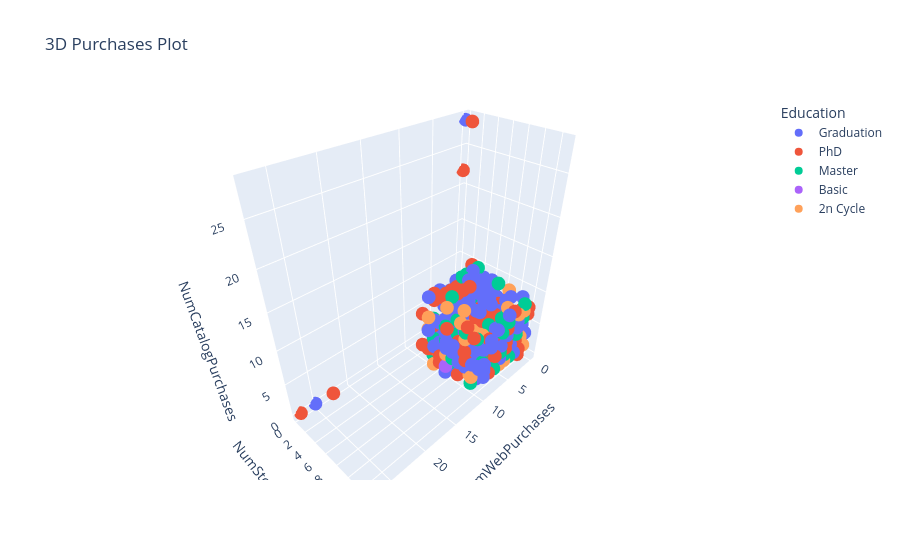

Write notebook code for a chart like this one.
### Code cell
fig = px.scatter_3d(
    df,
    x="NumWebPurchases",
    y="NumStorePurchases",
    z="NumCatalogPurchases",
    color="Education",
    title="3D Purchases Plot"
)

fig.show()

### Figure 1 — Plotly figure (JSON) as saved in the notebook; plotly's stock layout.template omitted (floating-point values rounded to 4 significant figures; data arrays with more than 128 entries replaced by an {"elided": "..."} marker saying what was removed)
{"data": [{"hovertemplate": "Education=Graduation<br>NumWebPurchases=%{x}<br>NumStorePurchases=%{y}<br>NumCatalogPurchases=%{z}<extra></extra>", "legendgroup": "Graduation", "marker": {"color": "#636efa", "symbol": "circle"}, "mode": "markers", "name": "Graduation", "scene": "scene", "showlegend": true, "type": "scatter3d", "x": {"elided": "1127 int values"}, "y": {"elided": "1127 int values"}, "z": {"elided": "1127 int values"}}, {"hovertemplate": "Education=PhD<br>NumWebPurchases=%{x}<br>NumStorePurchases=%{y}<br>NumCatalogPurchases=%{z}<extra></extra>", "legendgroup": "PhD", "marker": {"color": "#EF553B", "symbol": "circle"}, "mode": "markers", "name": "PhD", "scene": "scene", "showlegend": true, "type": "scatter3d", "x": {"elided": "486 int values"}, "y": {"elided": "486 int values"}, "z": {"elided": "486 int values"}}, {"hovertemplate": "Education=Master<br>NumWebPurchases=%{x}<br>NumStorePurchases=%{y}<br>NumCatalogPurchases=%{z}<extra></extra>", "legendgroup": "Master", "marker": {"color": "#00cc96", "symbol": "circle"}, "mode": "markers", "name": "Master", "scene": "scene", "showlegend": true, "type": "scatter3d", "x": {"elided": "370 int values"}, "y": {"elided": "370 int values"}, "z": {"elided": "370 int values"}}, {"hovertemplate": "Education=Basic<br>NumWebPurchases=%{x}<br>NumStorePurchases=%{y}<br>NumCatalogPurchases=%{z}<extra></extra>", "legendgroup": "Basic", "marker": {"color": "#ab63fa", "symbol": "circle"}, "mode": "markers", "name": "Basic", "scene": "scene", "showlegend": true, "type": "scatter3d", "x": [2, 1, 1, 2, 1, 3, 1, 4, 1, 1, 2, 2, 1, 1, 2, 1, 1, 2, 2, 2, 0, 1, 2, 2, 3, 1, 3, 4, 3, 1, 2, 2, 2, 1, 1, 3, 3, 1, 1, 1, 2, 2, 1, 11, 2, 1, 2, 2, 2, 1, 2, 1, 2, 1], "y": [3, 3, 3, 3, 2, 4, 2, 3, 3, 3, 3, 3, 3, 2, 3, 2, 3, 3, 2, 2, 3, 2, 3, 3, 3, 3, 2, 5, 3, 2, 2, 2, 2, 3, 3, 3, 3, 2, 2, 4, 3, 3, 2, 8, 3, 2, 4, 3, 2, 3, 3, 3, 2, 3], "z": [0, 0, 0, 0, 1, 0, 0, 1, 0, 0, 0, 0, 0, 0, 0, 0, 0, 1, 1, 1, 0, 0, 0, 2, 1, 0, 2, 2, 0, 0, 1, 1, 0, 0, 0, 1, 0, 1, 0, 1, 0, 0, 1, 2, 1, 0, 0, 0, 1, 0, 1, 1, 2, 0]}, {"hovertemplate": "Education=2n Cycle<br>NumWebPurchases=%{x}<br>NumStorePurchases=%{y}<br>NumCatalogPurchases=%{z}<extra></extra>", "legendgroup": "2n Cycle", "marker": {"color": "#FFA15A", "symbol": "circle"}, "mode": "markers", "name": "2n Cycle", "scene": "scene", "showlegend": true, "type": "scatter3d", "x": {"elided": "203 int values"}, "y": {"elided": "203 int values"}, "z": {"elided": "203 int values"}}], "layout": {"legend": {"title": {"text": "Education"}, "tracegroupgap": 0}, "scene": {"domain": {"x": [0, 1], "y": [0, 1]}, "xaxis": {"title": {"text": "NumWebPurchases"}}, "yaxis": {"title": {"text": "NumStorePurchases"}}, "zaxis": {"title": {"text": "NumCatalogPurchases"}}}, "title": {"text": "3D Purchases Plot"}}}
